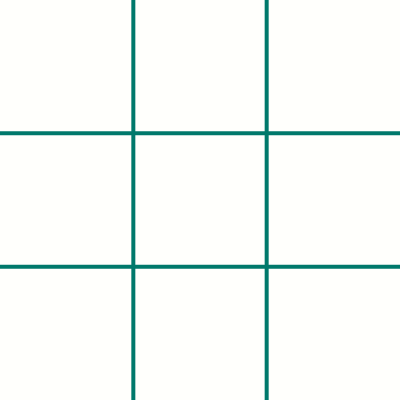
Frame 1 (no input)
Frame 60 (no input): identical to frame 1, image omitted
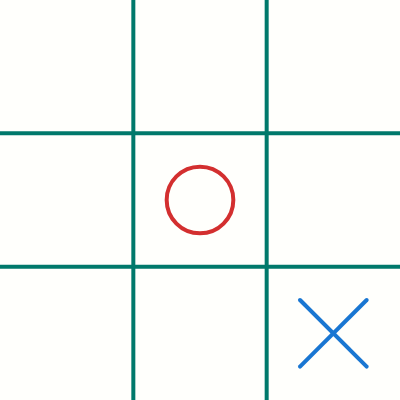
Frame 120 (the mouse pressed at the canvas centre since frame 60)

The p5.js sketch that drew these frames (run headless with seeded random() and noise() and a simulated clock; from frame 60 on, the mouse is pressed at the canvas centre):

// p5.js sketch
// ── sketch.js
let board = [
  ['', '', ''],
  ['', '', ''],
  ['', '', '']
];

let w; // = width / 3;
let h; // = height / 3;

let ai = 'X';
let human = 'O';
let currentPlayer = (Math.random() <= .5) ? ai : human;

function setup() {
createCanvas(400, 400);
w = width / 3;
h = height / 3;

if(currentPlayer == ai){
  bestMove();
}
}

function equals3(a, b, c) {
return a == b && b == c && a != '';
}

function checkWinner() {
let winner = null;

// horizontal
for (let i = 0; i < 3; i++) {
  if (equals3(board[i][0], board[i][1], board[i][2])) {
    winner = board[i][0];
  }
}

// Vertical
for (let i = 0; i < 3; i++) {
  if (equals3(board[0][i], board[1][i], board[2][i])) {
    winner = board[0][i];
  }
}

// Diagonal
if (equals3(board[0][0], board[1][1], board[2][2])) {
  winner = board[0][0];
}
if (equals3(board[2][0], board[1][1], board[0][2])) {
  winner = board[2][0];
}

let openSpots = 0;
for (let i = 0; i < 3; i++) {
  for (let j = 0; j < 3; j++) {
    if (board[i][j] == '') {
      openSpots++;
    }
  }
}

if (winner == null && openSpots == 0) {
  return 'tie';
} else {
  return winner;
}
}

function mousePressed() {
if (currentPlayer == human) {
  // Human make turn
  let i = floor(mouseX / w);
  let j = floor(mouseY / h);
  // If valid turn
  if (board[i][j] == '') {
    board[i][j] = human;
    currentPlayer = ai;
    bestMove();
  }
}
}

function draw() {
background('#FFFFFC'); // Light cyan background
strokeWeight(4);
stroke('#00796b'); // Dark cyan for the board lines

line(w, 0, w, height);
line(w * 2, 0, w * 2, height);
line(0, h, width, h);
line(0, h * 2, width, h * 2);

for (let j = 0; j < 3; j++) {
  for (let i = 0; i < 3; i++) {
    let x = w * i + w / 2;
    let y = h * j + h / 2;
    let spot = board[i][j];
    textSize(32);
    let r = w / 4;
    if (spot == human) {
      noFill();
      stroke('#d32f2f'); // Red for 'O'
      ellipse(x, y, r * 2);
    } else if (spot == ai) {
      stroke('#1976d2'); // Blue for 'X'
      line(x - r, y - r, x + r, y + r);
      line(x + r, y - r, x - r, y + r);
    }
  }
}

let result = checkWinner();
if (result != null) {
  noLoop();
  let resultP = createP('');
  resultP.style('font-size', '32pt');
  resultP.style('color', '#00796b'); // Dark cyan result text
  if (result == 'tie') {
    resultP.html('Tie!');
  } else {
    resultP.html(`${result} wins!`);
  }
}
}

// ── minimax.js

function bestMove() {
  // AI to make its turn
  let bestScore = -Infinity;
  let bestMoves = [];
  for (let i = 0; i < 3; i++) {
    for (let j = 0; j < 3; j++) {
      // Is the spot available?
      if (board[i][j] == '') {
        board[i][j] = ai;
        let score = minimax(board, 0, false);
        board[i][j] = '';
        if (score > bestScore) {
          bestScore = score;
          bestMoves = [{ i, j }];
        } else if (score == bestScore) {
          bestMoves.push({ i, j });
        }
      }
    }
  }
  // Choose a random move from the best moves
  let move = bestMoves[Math.floor(Math.random() * bestMoves.length)];
  board[move.i][move.j] = ai;
  currentPlayer = human;
}
  
let scores = {
  X: 10,
  O: -10,
  tie: 0
};

function minimax(board, depth, isMaximizing) {
  let result = checkWinner();
  if (result !== null) {
    return scores[result];
  }

  if (isMaximizing) {
    let bestScore = -Infinity;
    for (let i = 0; i < 3; i++) {
      for (let j = 0; j < 3; j++) {
        // Is the spot available?
        if (board[i][j] == '') {
          board[i][j] = ai;
          let score = minimax(board, depth + 1, false);
          board[i][j] = '';
          bestScore = max(score, bestScore);
        }
      }
    }
    return bestScore;
  } else {
    let bestScore = Infinity;
    for (let i = 0; i < 3; i++) {
      for (let j = 0; j < 3; j++) {
        // Is the spot available?
        if (board[i][j] == '') {
          board[i][j] = human;
          let score = minimax(board, depth + 1, true);
          board[i][j] = '';
          bestScore = min(score, bestScore);
        }
      }
    }
    return bestScore;
  }
}

// ── style.css
/* styles.css */

body {
  display: flex;
  justify-content: center;
  align-items: center;
  height: 100vh;
  margin: 0;
  background-color: #BEB7A4; /* Light cyan background */
  font-family: Arial, sans-serif;
}

canvas {
  border: 2px solid #902D41; /* Dark cyan border */
}

.result {
  margin-top: 20px;
  font-size: 32pt;
  color: #00796b; /* Dark cyan text color */
}
